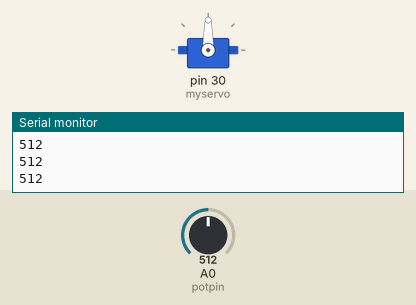
Recording of a sketch running on a simulated Arduino Mega 2560, built with avr-gcc and run on an emulated ATmega2560. Shown: servo, the last lines printed to the serial monitor. The test bench sets the inputs (shaded band); at power-on: A0 (potpin) = 512.

Above: at 1.2 s.
1.3 s: A0 (potpin) set to 716
At 1.6 s:
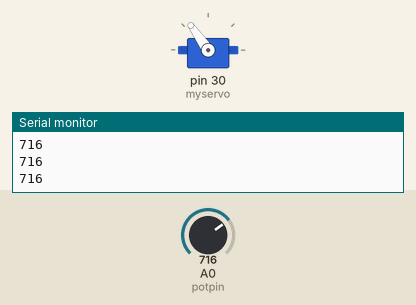
2.8 s: A0 (potpin) set to 900
At 3.4 s:
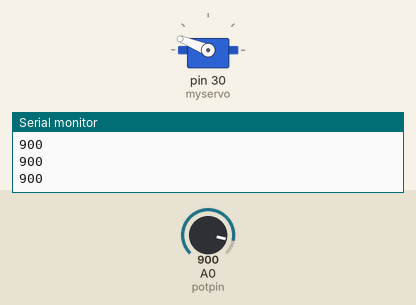
4.3 s: A0 (potpin) set to 1023
At 5.1 s:
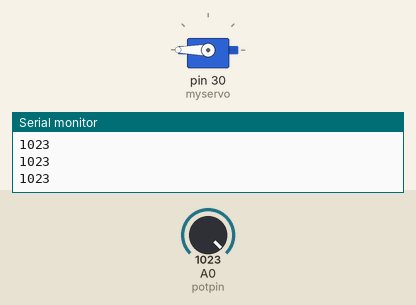
5.8 s: A0 (potpin) set to 306
At 6.2 s:
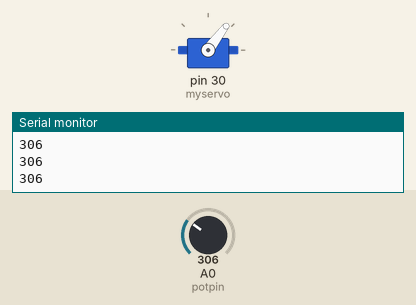
7.3 s: A0 (potpin) set to 122
At 7.9 s:
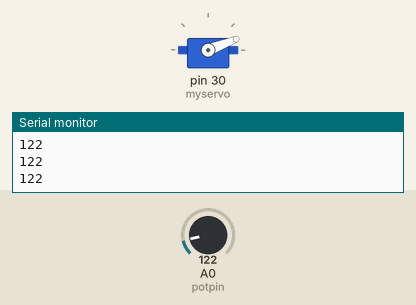
8.8 s: A0 (potpin) set to 0
At 9.6 s:
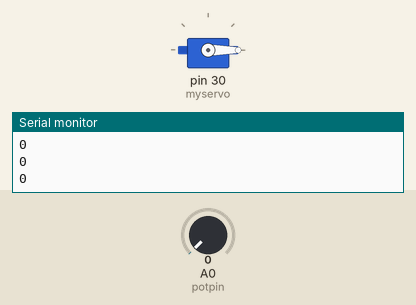
Timing chart, 0 to 11.3 s (numbered marks = the images above; inputs shaded):
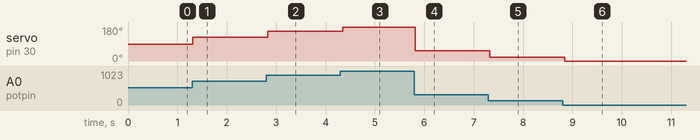

Measured:
- after the input at 1.3 s, servo on pin 30 (myservo): 90° → 125° at once
- after the input at 2.8 s, servo on pin 30 (myservo): 125° → 158° at once
- after the input at 4.3 s, servo on pin 30 (myservo): 158° → 180° after 0.05 s
- after the input at 5.8 s, servo on pin 30 (myservo): 180° → 53° at once
- after the input at 7.3 s, servo on pin 30 (myservo): 53° → 21° at once
- after the input at 8.8 s, servo on pin 30 (myservo): 21° → 0° at once

The sketch:

control.ino
```cpp
#include <Servo.h>

Servo myservo;

int potpin = 0;  // analog pin used to connect the potentiometer
int val;    // variable to read the value from the analog pin

void setup() {
  //the setup routine runs once when you press reset

  Serial.begin(9600); //initialize serial communication at 9600 bits per second
  myservo.attach(30); // initialize servo to pin 30
  myservo.write(90); // initialize servo to 0 degrees
}

void loop() {
  //the loop routine runs over and over again forever

  int sensorValue = analogRead(A0); //read the input on analog pin 0
  val = analogRead(potpin);            // reads the value of the potentiometer (value between 0 and 1023)
  val = map(val, 0, 1023, 0, 180);     // scale it to use it with the servo (value between 0 and 180)
  myservo.write(val);                  // sets the servo position according to the scaled value
  Serial.println(sensorValue); //print out the value you read
  delay(50); //delay in between reads for stability
}
```
